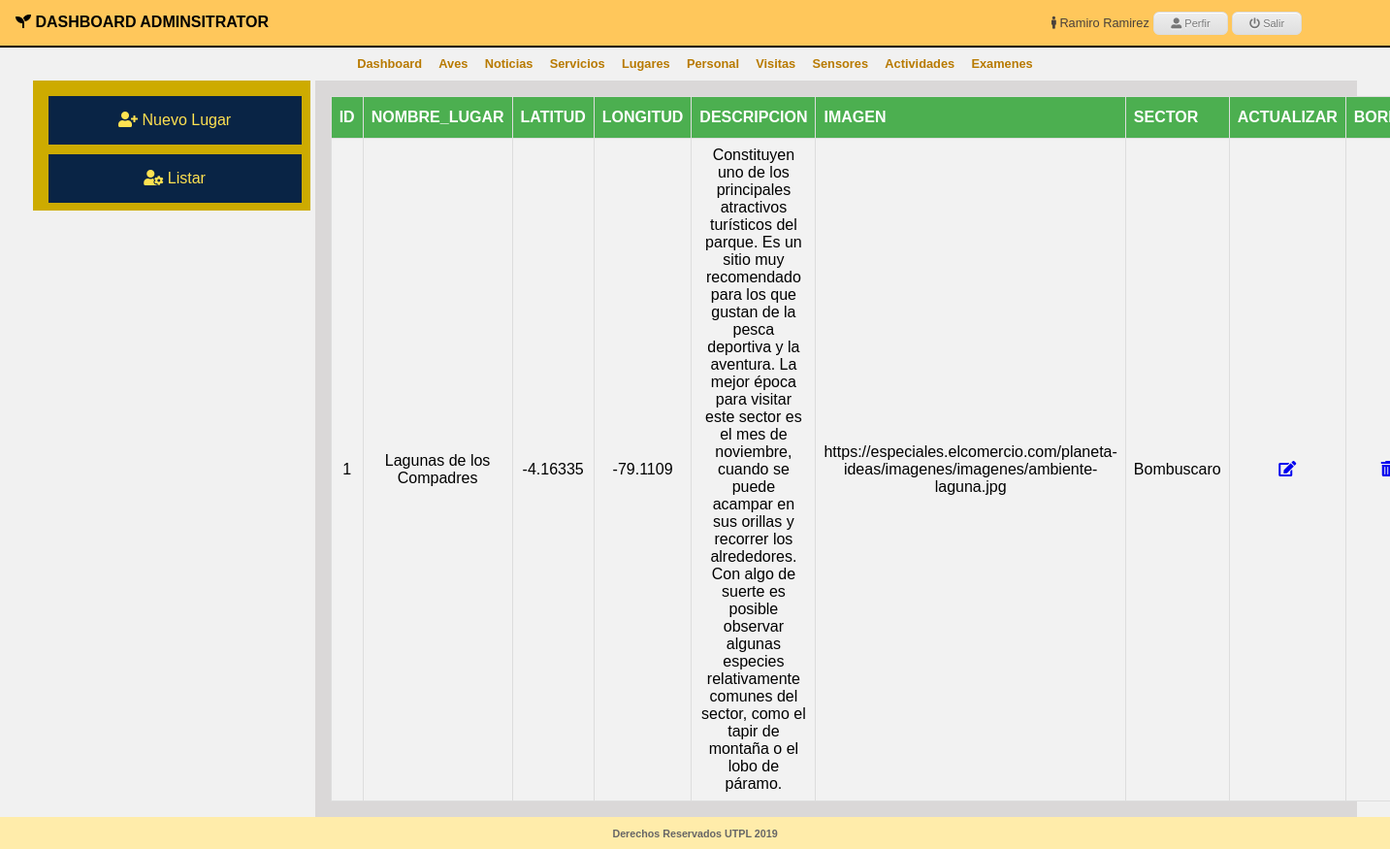
/administrator/adm_lugares/index.php (signed in), run on the app's committed database.
### tables this page shows
CREATE TABLE IF NOT EXISTS `lugares`(
  `idLugares` INT NOT NULL AUTO_INCREMENT PRIMARY KEY,
  `nombre` VARCHAR(100) NOT NULL,
  `latitud` FLOAT NOT NULL,
  `longitud` FLOAT NOT NULL,
  `descripcion` VARCHAR(1000) NULL,
  `url` VARCHAR(1000) NOT NULL,
  `id_sector` INT NOT NULL,
  CONSTRAINT `fk_lugares_Sector`
    FOREIGN KEY (id_sector) REFERENCES sector (idSector)
    ON DELETE CASCADE
    ON UPDATE NO ACTION);

CREATE TABLE IF NOT EXISTS `sector` (
  `idSector` INT NOT NULL AUTO_INCREMENT PRIMARY KEY,
  `nombre` VARCHAR(65) NULL
  );

### dll/class_mysqli.php (the view, shortened to what this page needs)
<?php
class clase_mysqli{
	var $BaseDatos;
	var $Servidor;
	var $Usuario;
	var $Clave;
	var $Conexion_ID=0;
	var $Consulta_ID=0;
	function clase_mysqli($host="", $user="", $pass="", $db=""){
		$this->BaseDatos=$db;
		$this->Servidor=$host;
		$this->Usuario=$user;
		$this->Clave=$pass;
	}
	function conectar($host, $user, $pass, $db){
		if($db != "")$this->BaseDatos=$db;
		if($host != "")$this->Servidor=$host;
		if($user != "")$this->Usuario=$user;
		if($pass != "")$this->Clave=$pass;
		$this->Conexion_ID=new mysqli($this->Servidor, $this->Usuario, $this->Clave, $this->BaseDatos);
		return$this->Conexion_ID;
	}
	function consulta($sql=""){
		$this->Consulta_ID=mysqli_query($this->Conexion_ID,$sql);
		return $this->Consulta_ID;
	}
	function numcampos(){
		return mysqli_num_fields($this->Consulta_ID);
	}
	function verconsulta_crud(){
		echo "<table class='tablecud'>";
		echo "<tr>";
		for ($i=0; $i < $this->numcampos() ; $i++) {
			echo  "<th>".mysqli_fetch_field_direct($this->Consulta_ID, $i)->name."</th>";
		}
		echo  "<th>Actualizar</th>";
		echo  "<th>Borrar</th>";
		echo "</tr>";
		while ($row=mysqli_fetch_array($this->Consulta_ID)) {
			echo "<tr>";
			for ($i=0; $i < $this->numcampos(); $i++) {
				echo "<td>".utf8_encode($row[$i])."</td>";
			}
			echo "<td><a href='actualizar.php?id=$row[0]'><i class='fas fa-edit'></i></a></td>";
			echo "<td><a href='borrar.php?idr=$row[0]'><i class='fas fa-trash-alt'></i></a></td>";
			echo "</tr>";
		}
		echo "</table>";
	}
}
?>

### administrator/adm_header.php (shortened to what this page needs)
<!DOCTYPE html>
<html>
<head>
	<link rel="stylesheet" href="https://use.fontawesome.com/releases/v5.8.1/css/all.css">
	<link rel="stylesheet" type="text/css" href="<?php echo $site_url;?>/administrator/css/style.css">
	<link rel="stylesheet" type="text/css" href="<?php echo $site_url;?>/administrator/adm_birds/adm_birds_css/estilos.css">
	<link rel="stylesheet" type="text/css" href="<?php echo $site_url;?>/administrator/adm_birds/adm_birds_css/fontello.css">
</head>
<body>
	<header>
		<h1><i class="fas fa-seedling"></i> DASHBOARD ADMINSITRATOR</h1>
		<nav class="top-menu">
			<div class="nameperfil"> <i class="fas fa-male"></i> <?php echo utf8_encode($_SESSION['nombre']);?></div>
			<a href=""><i class="fas fa-user-alt"></i> Perfir</a>
			<a href="<?php echo $site_url;?>/administrator/security/exit.php?salir=true"><i class="fas fa-power-off"></i> Salir</a>
		</nav>
	</header>
	<nav class="mainmenu">
		<a href="<?php echo $site_url; ?>/administrator/">Dashboard</a>
		<a href="<?php echo $site_url; ?>/administrator/adm_birds/index.php">Aves</a>
		<a href="">Noticias</a>
		<a href="">Servicios</a>
		<a href="../adm_lugares/index.php">Lugares</a>
		<a href="">Personal</a>
		<a href="../adm_visitas/index.php">Visitas</a>
		<a href="<?php echo $site_url; ?>/administrator/adm_sensores/index.php">Sensores</a>
		<a href="<?php echo $site_url; ?>/administrator/adm_activities/index.php">Actividades</a>
		<a href="<?php echo $site_url; ?>/administrator/adm_test/index.php" >Examenes</a>
	</nav>

### administrator/adm_lugares/index.php
<?php
include('../adm_header.php');
?>
<main>
	<section class="modulo-servicios">
		<nav class="nav_modulo">
			<a href="nuevo.php"><i class="fas fa-user-plus"></i> Nuevo Lugar</a><br>
			<a href="index.php"><i class="fas fa-user-cog"></i> Listar</a>
		</nav>
	</section>
	<section class="area_trabajo">
		<div class="contenido_mod">
			<?php
			$miconexion->consulta("SELECT l.idLugares ID, l.nombre Nombre_Lugar, l.latitud Latitud, l.longitud Longitud,l.descripcion Descripcion, l.url Imagen, s.nombre Sector
			FROM lugares l, sector s
			WHERE l.id_sector = s.idSector");
			$miconexion->verconsulta_crud();
			?>
		</div>
	</section>
</main>
<?php
include('../adm_footer.php');
?>

### administrator/adm_footer.php
	<footer>
		<h6>Derechos Reservados UTPL 2019</h6>
	</footer>
</body>
</html>

### administrator/css/style.css (style rules this page uses)
* { padding: 0; margin: 0; }
html, body { background: #f1f1f1; height: 100%; font-family: arial; }
header { background-color: #FFC75B; border-bottom: 2px solid #000; }
header h1 { display: inline-block; width: 35%; font-size: 1em; padding: 0.9em 1em; }
.nameperfil { font-size: 0.8em; width: 30%; display: inline-block; color: #4A413B; }
.top-menu { display: inline-block; width: 55%; text-align: right; padding: 0.5em 1em; }
.top-menu a { -moz-box-shadow:inset 0px 1px 0px 0px #ffffff; -webkit-box-shadow:inset 0px 1px 0px 0px #ffffff; box-shadow:inset 0px 1px 0px 0px #ffffff; background:-webkit-gradient(linear, left top, left bottom, color-stop(0.05, #ededed), color-stop(1, #dfdfdf)); background:-moz-linear-gradient(top, #ededed 5%, #dfdfdf 100%); background:-webkit-linear-gradient(top, #ededed 5%, #dfdfdf 100%); background:-o-linear-gradient(top, #ededed 5%, #dfdfdf 100%); background:-ms-linear-gradient(top, #ededed 5%, #dfdfdf 100%); background:linear-gradient(to bottom, #ededed 5%, #dfdfdf 100%); filter:progid:DXImageTransform.Microsoft.gradient(startColorstr='#ededed', endColorstr='#dfdfdf',GradientType=0); background-color:#ededed; -moz-border-radius:6px; -webkit-border-radius:6px; border-radius:6px; border:1px solid #dcdcdc; display:inline-block; cursor:pointer; color:#777777; font-family:Arial; font-size:11px; padding:5px 17px; text-decoration:none; text-shadow:0px 1px 0px #ffffff; }
.mainmenu { width: 100; text-align: center; padding: 0.5em 1em; }
.mainmenu a { text-decoration: none; padding: 0.5em 0.5em; color: #B87A00; font-weight: bold; font-size: 0.8em; }
main { text-align:center; }
.modulo-servicios, .area_trabajo { display: inline-block; vertical-align: top; }
.modulo-servicios { width: 20%; background: #CDAB00; }
.area_trabajo { width: 75%; background: #DAD8D8; }
.nav_modulo, .contenido_mod { padding: 1em; }
.nav_modulo a { background: #092445; padding: 1em; color: #FFE251; width: 90%; display: block; text-decoration: none; margin-bottom: -0.5em; }
.tablecud { font-family: "Trebuchet MS", Arial, Helvetica, sans-serif; border-collapse: collapse; width: 100%; }
.tablecud td, .tablecud th { border: 1px solid #ddd; padding: 8px; }
.tablecud tr:nth-child(even) { background-color: #f2f2f2; }
.tablecud th { padding-top: 12px; padding-bottom: 12px; text-align: left; background-color: #4CAF50; color: white; text-transform: uppercase; }
footer { background: #FFECAA; color: #666; text-align: center; }
footer h6 { padding: 1em 0; }

### administrator/adm_birds/adm_birds_css/estilos.css (style rules this page uses)
* { padding: 0; margin: 0; }
a { text-decoration: none; }

### data on the page
lugares: idLugares "1", nombre "Lagunas de los Compadres", latitud "-4.16335", longitud "-79.1109", descripcion "Constituyen uno de los principales atractivos turísticos del parque. Es un sitio muy recomendado para los que gustan de la pesca deportiva y la aventura. La mejor época para visitar este sector es el mes de noviembre, cuando se puede acampar en sus orillas y recorrer los alrededores. Con algo de suerte es posible observar algunas especies relativamente comunes del sector, como el tapir de montaña o el lobo de páramo.", url "https://especiales.elcomercio.com/planeta-ideas/imagenes/imagenes/ambiente-laguna.jpg", id_sector.nombre "Bombuscaro"

### other printed values
utf8_encode($_SESSION['nombre']) "Ramiro Ramirez"
mysqli_fetch_field_direct($this->Consulta_ID, $i)->name "ID"
mysqli_fetch_field_direct($this->Consulta_ID, $i)->name "NOMBRE_LUGAR"
mysqli_fetch_field_direct($this->Consulta_ID, $i)->name "LATITUD"
mysqli_fetch_field_direct($this->Consulta_ID, $i)->name "LONGITUD"
mysqli_fetch_field_direct($this->Consulta_ID, $i)->name "DESCRIPCION"
mysqli_fetch_field_direct($this->Consulta_ID, $i)->name "IMAGEN"
mysqli_fetch_field_direct($this->Consulta_ID, $i)->name "SECTOR"
